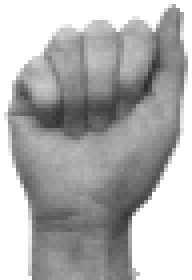
%> input picture handGesture_project/handGesture_project/train/A/bfritza1.bmp, 48 x 70 px (shown 4 times larger); its folder holds only this picture in this run
$ octave preprocess_separate_folder_image.m   (GNU Octave 9; MATLAB toolbox functions it lacks are replaced by stand-ins)
%> lines starting %> are read from the running program, lines starting %| are printed output that depends on the picture; in (x1, y1, x2, y2) boxes, pixels count from 0 and x2, y2 are one past the last pixel; in counts of white or black regions, pixels touching at a corner belong together; the program's own positions count from 1
### handGesture_project/handGesture_project/fn_getAllFiles.m
function fileList = getAllFiles(dirName)

  dirData = dir(dirName);      %# Get the data for the current directory
  dirIndex = [dirData.isdir];  %# Find the index for directories
  fileList = {dirData(~dirIndex).name}';  %'# Get a list of the files
  if ~isempty(fileList)
    fileList = cellfun(@(x) fullfile(dirName,x),...  %# Prepend path to files
                       fileList,'UniformOutput',false);
  end
  subDirs = {dirData(dirIndex).name};  %# Get a list of the subdirectories
  validIndex = ~ismember(subDirs,{'.','..'});  %# Find index of subdirectories
                                               %#   that are not '.' or '..'
  for iDir = find(validIndex)                  %# Loop over valid subdirectories
    nextDir = fullfile(dirName,subDirs{iDir});    %# Get the subdirectory path
    fileList = [fileList; getAllFiles(nextDir)];  %# Recursively call getAllFiles
  end

end

### handGesture_project/handGesture_project/preprocess_separate_folder_image.m
% In this code, we do the following
% 1) Load the hand image, make a binary image
% 2) cut away the bottom part of the image
% 3) Using GMM to fit the x y I. Note that this is not traditional GMM,
% instead we sample the point from the original image

% This code preprocess the data and put them back to each image's original
% folder

clear
close all
clc

%% ==== USER-Define ======
n_base = 10; % number of sample per intensity unit
C = 10; % number of class
EM_rep = 1;
rm_neck = 15;
ext_of_interest = '.bmp';
%% ------ retrieve the image filename -----

for symbol_folder = ['A','B','C','D']; % ['A','B','C','D','G','H','I','L','V','Y']
    dirName = ['./train/',symbol_folder]; % dir of images
    addpath(dirName); % path of image
    % --- list all the files in the directory
    fileList = fn_getAllFiles(dirName);
    image_list = cell(length(fileList),1);
    % Get all the file names in the directory
    cnt_ext = 1; % counter for extension
    for i = 1:length(fileList)
        [pathstr, name, ext] = fileparts(fileList{i});
        if strcmp(ext_of_interest,ext)
        image_list{cnt_ext} = name;
        cnt_ext = cnt_ext + 1;
        end
    end
    image_list = image_list(1:cnt_ext-1,1);

    % --- preprocessing -----
    for img = 1:size(image_list,1);
        filename = image_list{img};
        I_gray = imread([filename,ext_of_interest]);
%> I_gray is the input picture: size 70x48 uint8; min 44, max 255, mean 175.3

        % normalize the intensity to 0-1
        I_gray = double(I_gray)/255;
%> I_gray: size 70x48 double
        I_gray(I_gray == 1) = 0;
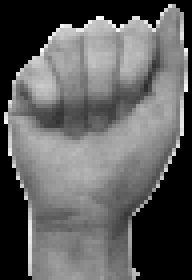
%> I_gray: size 70x48 double (shown 4 times larger); min 0, max 0.984, mean 0.377

        % make a binary image oh hand
        I_bin = I_gray;
        I_bin(I_gray ~= 0) = 1;
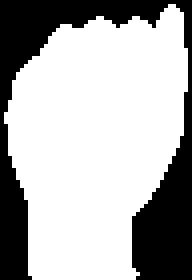
%> I_bin: size 70x48 double (shown 4 times larger); values 0 (black) and 1 (white), 69% white; 1 black region, box (x1, y1, x2, y2) and area: (0, 0, 48, 70) 1043

        % plot the histogram accross the row
        hist_row = sum(I_bin,2);
%> hist_row = 70 values, max 45 at index 29, min 0 at index 1, mean 33.1
        % figure; plot(hist_row,'b*-');

        % trip the "neck" of the hand
        I_gray = I_gray(1:end-rm_neck,:);
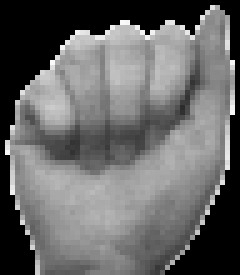
%> I_gray: size 55x48 double (shown 5 times larger); min 0, max 0.984, mean 0.405
        I_bin = I_bin(1:end-rm_neck,:);
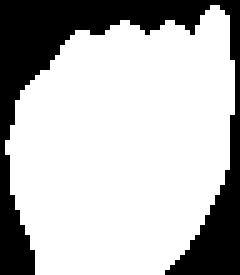
%> I_bin: size 55x48 double (shown 5 times larger); values 0 (black) and 1 (white), 72.9% white; 1 black region, box (x1, y1, x2, y2) and area: (0, 0, 48, 55) 716
        % figure;
        % subplot(1, 2, 1); imagesc(I_gray); daspect([1 1 1]); colorbar;
        % subplot(1, 2, 2); imagesc(I_bin); daspect([1 1 1]); colorbar;

        % normalize the pixel locations
        [n_row, n_col] = size(I_gray);
%> n_row = 55; n_col = 48
        [pixel_loc_col,pixel_loc_row] = meshgrid(1:n_col, 1:n_row);
        pixel_loc_norm_col = pixel_loc_col/n_col;
        pixel_loc_norm_row = pixel_loc_row/n_row;
        % figure; imagesc(pixel_loc_norm_col);
        % figure; imagesc(pixel_loc_norm_row);

        % the feature vector col, row, I
        feat_vector = [pixel_loc_norm_col(:), pixel_loc_norm_row(:), I_gray(:)];
%> feat_vector = 2640 rows, first 12: [0.0208 0.0182 0; 0.0208 0.0364 0; 0.0208 0.0545 0; 0.0208 0.0727 0; 0.0208 0.0909 0; 0.0208 0.109 0; 0.0208 0.127 0; 0.0208 0.145 0; 0.0208 0.164 0; 0.0208 0.182 0; 0.0208 0.2 0; 0.0208 0.218 0]
        feat_vector = feat_vector(feat_vector(:,3)~=0,:);
%> feat_vector = 1924 rows, first 12: [0.0417 0.527 0.847; 0.0417 0.545 0.894; 0.0417 0.564 0.973; 0.0625 0.473 0.878; 0.0625 0.491 0.765; 0.0625 0.509 0.624; 0.0625 0.527 0.545; 0.0625 0.545 0.631; 0.0625 0.564 0.569; 0.0625 0.582 0.659; 0.0625 0.6 0.698; 0.0625 0.618 0.753]
% [15 lines of commented-out code are left out]
        n_I = ceil(feat_vector(:,3)*n_base);
%> n_I = 1924 values, max 10 at index 3, min 2 at index 456, mean 6.05
        new_feat_vector = []; % the new features

        for i = 1:size(n_I)
            for j = 1:n_I(i)
                new_feat_vector = [new_feat_vector; feat_vector(i,:)];
            end
        end

        % fit GMM to it

        options = statset('Display','final');
%> (the run ends here)

$ run again, on handGesture_project/handGesture_project/train/A/haloosa1.bmp
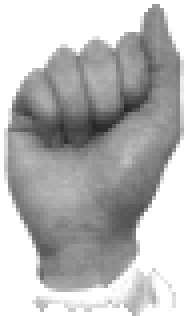
%> input picture handGesture_project/handGesture_project/train/A/haloosa1.bmp, 47 x 79 px (shown 4 times larger)
%> I_gray is the input picture: size 79x47 uint8; min 36, max 255, mean 183.8
%> `I_bin(I_gray ~= 0) = 1;`:
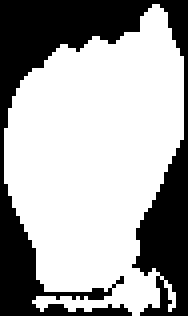
%> I_bin: size 79x47 double (shown 4 times larger); values 0 (black) and 1 (white), 65.3% white; 1 black region, box (x1, y1, x2, y2) and area: (0, 0, 47, 79) 1290
%> hist_row = 79 values, max 45 at index 33, min 0 at index 1, mean 30.67
%> `I_bin = I_bin(1:end-rm_neck,:);`:
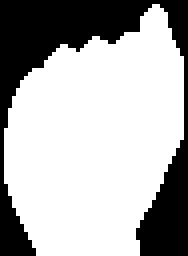
%> I_bin: size 64x47 double (shown 4 times larger); values 0 (black) and 1 (white), 68.8% white; 1 black region, box (x1, y1, x2, y2) and area: (0, 0, 47, 64) 940
%> feat_vector = 2068 rows, first 12: [0.0426 0.516 0.843; 0.0426 0.531 0.8; 0.0426 0.547 0.831; 0.0426 0.562 0.859; 0.0426 0.578 0.847; 0.0426 0.594 0.839; 0.0426 0.609 0.835; 0.0426 0.625 0.796; 0.0426 0.641 0.788; 0.0426 0.656 0.765; 0.0426 0.672 0.769; 0.0426 0.688 0.835]
%> n_I = 2068 values, max 10 at index 14, min 2 at index 575, mean 5.96

$ run again, on handGesture_project/handGesture_project/train/A/hnevena1.bmp
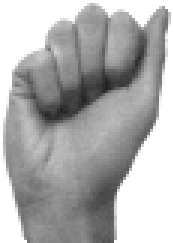
%> input picture handGesture_project/handGesture_project/train/A/hnevena1.bmp, 58 x 81 px (shown 3 times larger)
%> I_gray is the input picture: size 81x58 uint8; min 34, max 255, mean 174.3
%> `I_bin(I_gray ~= 0) = 1;`:
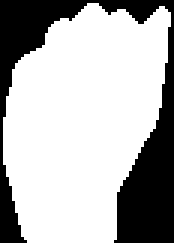
%> I_bin: size 81x58 double (shown 3 times larger); values 0 (black) and 1 (white), 70.3% white; 1 black region, box (x1, y1, x2, y2) and area: (0, 0, 58, 81) 1393
%> hist_row = 81 values, max 52 at index 33, min 0 at index 1, mean 40.8
%> `I_bin = I_bin(1:end-rm_neck,:);`:
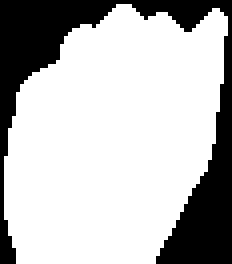
%> I_bin: size 66x58 double (shown 4 times larger); values 0 (black) and 1 (white), 73.5% white; 1 black region, box (x1, y1, x2, y2) and area: (0, 0, 58, 66) 1014
%> feat_vector = 2814 rows, first 12: [0.0345 0.606 0.898; 0.0345 0.621 0.867; 0.0345 0.636 0.792; 0.0345 0.652 0.769; 0.0345 0.667 0.757; 0.0345 0.682 0.737; 0.0345 0.697 0.698; 0.0345 0.712 0.714; 0.0345 0.727 0.682; 0.0345 0.742 0.706; 0.0345 0.758 0.729; 0.0345 0.773 0.741]
%> n_I = 2814 values, max 10 at index 15, min 2 at index 630, mean 6.09

$ run again, on handGesture_project/handGesture_project/train/A/jtriesa1.bmp
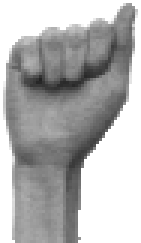
%> input picture handGesture_project/handGesture_project/train/A/jtriesa1.bmp, 47 x 81 px (shown 3 times larger)
%> I_gray is the input picture: size 81x47 uint8; min 34, max 255, mean 178.8
%> `I_bin(I_gray ~= 0) = 1;`:
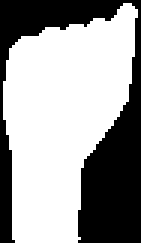
%> I_bin: size 81x47 double (shown 3 times larger); values 0 (black) and 1 (white), 62% white; 1 black region, box (x1, y1, x2, y2) and area: (0, 0, 47, 81) 1448
%> hist_row = 81 values, max 43 at index 28, min 0 at index 1, mean 29.12
%> `I_bin = I_bin(1:end-rm_neck,:);`:
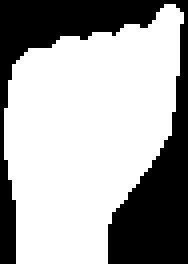
%> I_bin: size 66x47 double (shown 4 times larger); values 0 (black) and 1 (white), 65.3% white; 1 black region, box (x1, y1, x2, y2) and area: (0, 0, 47, 66) 1077
%> feat_vector = 2025 rows, first 12: [0.0426 0.424 0.941; 0.0426 0.439 0.929; 0.0426 0.455 0.863; 0.0426 0.47 0.804; 0.0426 0.485 0.78; 0.0426 0.5 0.78; 0.0426 0.515 0.773; 0.0426 0.53 0.761; 0.0426 0.545 0.765; 0.0426 0.561 0.784; 0.0426 0.576 0.8; 0.0426 0.591 0.863]
%> n_I = 2025 values, max 10 at index 1, min 2 at index 514, mean 5.57

$ run again, on handGesture_project/handGesture_project/train/A/ckaisea1.bmp
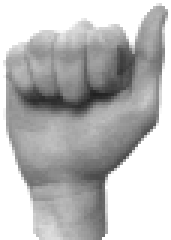
%> input picture handGesture_project/handGesture_project/train/A/ckaisea1.bmp, 57 x 80 px (shown 3 times larger)
%> I_gray is the input picture: size 80x57 uint8; min 32, max 255, mean 186.1
%> hist_row = 80 values, max 54 at index 21, min 0 at index 1, mean 37.01
%> `I_bin = I_bin(1:end-rm_neck,:);`:
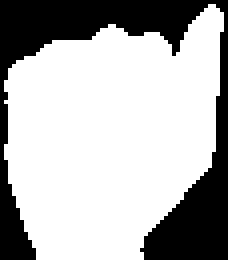
%> I_bin: size 65x57 double (shown 4 times larger); values 0 (black) and 1 (white), 69.8% white; 1 black region, box (x1, y1, x2, y2) and area: (0, 0, 57, 65) 1118
%> feat_vector = 2587 rows, first 12: [0.0351 0.323 0.882; 0.0351 0.338 0.91; 0.0351 0.354 0.976; 0.0351 0.4 0.941; 0.0351 0.569 0.953; 0.0351 0.585 0.949; 0.0351 0.6 0.941; 0.0351 0.615 0.957; 0.0526 0.277 0.886; 0.0526 0.292 0.8; 0.0526 0.308 0.694; 0.0526 0.323 0.659]
%> n_I = 2587 values, max 10 at index 2, min 2 at index 359, mean 6.22
